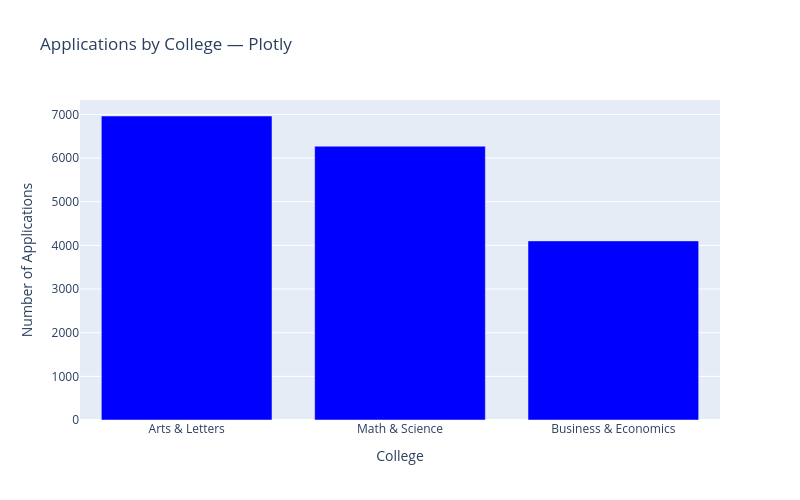

Source (notebook cell):
### Markdown cell above
<div style="font-family:'Times New Roman',serif;text-align:center;background-color:#F5F8FC;padding:15px;border-radius:10px"><h2 style="color:#9333EA;font-size:28px">Bar Plot Using Plotly</h2></div>

<p style="font-family:'Times New Roman',serif;font-size:17px"><b>Task:</b> Compare the number of applications received by each college.</p>

### Code cell
# Step 1: Import libraries
import plotly.express as px

# Step 2: Create an interactive bar plot
fig = px.bar(college_df, x='College', y='Applications',
             title='Applications by College — Plotly',
             color_discrete_sequence=['blue'])

# Step 2: Label axes and display
fig.update_layout(xaxis_title='College', yaxis_title='Number of Applications',
                  width=800, height=500)
fig.show()

### Figure 1 — Plotly figure (JSON) as saved in the notebook; plotly's stock layout.template omitted (floating-point values rounded to 4 significant figures)
{"data": [{"hovertemplate": "College=%{x}<br>Applications=%{y}<extra></extra>", "legendgroup": "", "marker": {"color": "blue", "pattern": {"shape": ""}}, "name": "", "orientation": "v", "showlegend": false, "textposition": "auto", "type": "bar", "x": ["Arts & Letters", "Math & Science", "Business & Economics"], "xaxis": "x", "y": [6964, 6272, 4103], "yaxis": "y"}], "layout": {"barmode": "relative", "height": 500, "legend": {"tracegroupgap": 0}, "title": {"text": "Applications by College — Plotly"}, "width": 800, "xaxis": {"anchor": "y", "domain": [0.0, 1.0], "title": {"text": "College"}}, "yaxis": {"anchor": "x", "domain": [0.0, 1.0], "title": {"text": "Number of Applications"}}}}
